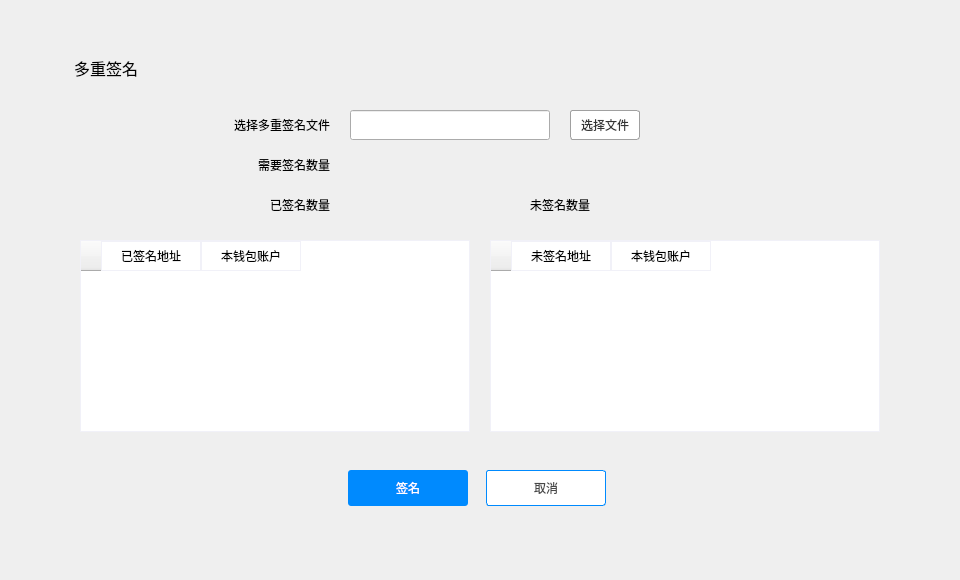
<?xml version="1.0" encoding="UTF-8"?>
<ui version="4.0">
 <class>MultiSigDialog</class>
 <widget class="QDialog" name="MultiSigDialog">
  <property name="geometry">
   <rect>
    <x>0</x>
    <y>0</y>
    <width>960</width>
    <height>580</height>
   </rect>
  </property>
  <property name="windowTitle">
   <string>Dialog</string>
  </property>
  <widget class="QWidget" name="widget" native="true">
   <property name="geometry">
    <rect>
     <x>0</x>
     <y>0</y>
     <width>960</width>
     <height>580</height>
    </rect>
   </property>
   <property name="font">
    <font>
     <family>微软雅黑</family>
    </font>
   </property>
   <widget class="QWidget" name="containerWidget" native="true">
    <property name="geometry">
     <rect>
      <x>50</x>
      <y>40</y>
      <width>860</width>
      <height>500</height>
     </rect>
    </property>
    <property name="font">
     <font>
      <family>微软雅黑</family>
     </font>
    </property>
    <widget class="QToolButton" name="cancelBtn">
     <property name="geometry">
      <rect>
       <x>436</x>
       <y>430</y>
       <width>120</width>
       <height>36</height>
      </rect>
     </property>
     <property name="font">
      <font>
       <family>微软雅黑</family>
      </font>
     </property>
     <property name="cursor">
      <cursorShape>PointingHandCursor</cursorShape>
     </property>
     <property name="focusPolicy">
      <enum>Qt::NoFocus</enum>
     </property>
     <property name="styleSheet">
      <string notr="true">QToolButton{background-color:#ffffff;color:#484848;border:1px solid rgb(0,138,254);border-radius:3px;}
QToolButton:hover{color:rgb(0,138,254);}</string>
     </property>
     <property name="text">
      <string>取消</string>
     </property>
    </widget>
    <widget class="QLabel" name="contactLabel2">
     <property name="geometry">
      <rect>
       <x>24</x>
       <y>17</y>
       <width>171</width>
       <height>21</height>
      </rect>
     </property>
     <property name="font">
      <font>
       <family>微软雅黑</family>
       <pointsize>12</pointsize>
      </font>
     </property>
     <property name="styleSheet">
      <string notr="true"/>
     </property>
     <property name="text">
      <string>多重签名</string>
     </property>
    </widget>
    <widget class="QToolButton" name="okBtn">
     <property name="geometry">
      <rect>
       <x>298</x>
       <y>430</y>
       <width>120</width>
       <height>36</height>
      </rect>
     </property>
     <property name="font">
      <font>
       <family>微软雅黑</family>
      </font>
     </property>
     <property name="cursor">
      <cursorShape>PointingHandCursor</cursorShape>
     </property>
     <property name="focusPolicy">
      <enum>Qt::NoFocus</enum>
     </property>
     <property name="styleSheet">
      <string notr="true">QToolButton{background-color:rgb(0,138,254);color:#ffffff;border:none;border-radius:3px;}
QToolButton:hover{background-color:rgb(10,148,254);}
QToolButton:disabled{background-color:#cecece;}</string>
     </property>
     <property name="text">
      <string>签名</string>
     </property>
    </widget>
    <widget class="QLabel" name="label">
     <property name="geometry">
      <rect>
       <x>80</x>
       <y>70</y>
       <width>200</width>
       <height>30</height>
      </rect>
     </property>
     <property name="text">
      <string>选择多重签名文件</string>
     </property>
     <property name="alignment">
      <set>Qt::AlignRight|Qt::AlignTrailing|Qt::AlignVCenter</set>
     </property>
    </widget>
    <widget class="QLineEdit" name="pathLineEdit">
     <property name="geometry">
      <rect>
       <x>300</x>
       <y>70</y>
       <width>200</width>
       <height>30</height>
      </rect>
     </property>
    </widget>
    <widget class="QLabel" name="label_3">
     <property name="geometry">
      <rect>
       <x>160</x>
       <y>110</y>
       <width>120</width>
       <height>30</height>
      </rect>
     </property>
     <property name="text">
      <string>需要签名数量</string>
     </property>
     <property name="alignment">
      <set>Qt::AlignRight|Qt::AlignTrailing|Qt::AlignVCenter</set>
     </property>
    </widget>
    <widget class="QLabel" name="requireCountLabel">
     <property name="geometry">
      <rect>
       <x>300</x>
       <y>110</y>
       <width>60</width>
       <height>30</height>
      </rect>
     </property>
     <property name="text">
      <string/>
     </property>
     <property name="alignment">
      <set>Qt::AlignLeading|Qt::AlignLeft|Qt::AlignVCenter</set>
     </property>
    </widget>
    <widget class="QTableWidget" name="signedTableWidget">
     <property name="geometry">
      <rect>
       <x>30</x>
       <y>200</y>
       <width>390</width>
       <height>192</height>
      </rect>
     </property>
     <property name="styleSheet">
      <string notr="true">QTableWidget{border: 1px solid rgb(241,241,248);gridline-color: rgb(241,241,248)}
QHeaderView{background-color:white;min-height:30;min-width:20;}
QHeaderView::section{background-color: white;border: 1px solid rgb(241,241,248);
font: 12px &quot;微软雅黑&quot;;}</string>
     </property>
     <column>
      <property name="text">
       <string>已签名地址</string>
      </property>
     </column>
     <column>
      <property name="text">
       <string>本钱包账户</string>
      </property>
     </column>
    </widget>
    <widget class="QTableWidget" name="unsignedTableWidget">
     <property name="geometry">
      <rect>
       <x>440</x>
       <y>200</y>
       <width>390</width>
       <height>192</height>
      </rect>
     </property>
     <property name="styleSheet">
      <string notr="true">QTableWidget{border: 1px solid rgb(241,241,248);gridline-color: rgb(241,241,248)}
QHeaderView{background-color:white;min-height:30;min-width:20;}
QHeaderView::section{background-color: white;border: 1px solid rgb(241,241,248);
font: 12px &quot;微软雅黑&quot;;}</string>
     </property>
     <column>
      <property name="text">
       <string>未签名地址</string>
      </property>
     </column>
     <column>
      <property name="text">
       <string>本钱包账户</string>
      </property>
     </column>
    </widget>
    <widget class="QLabel" name="label_4">
     <property name="geometry">
      <rect>
       <x>160</x>
       <y>150</y>
       <width>120</width>
       <height>30</height>
      </rect>
     </property>
     <property name="text">
      <string>已签名数量</string>
     </property>
     <property name="alignment">
      <set>Qt::AlignRight|Qt::AlignTrailing|Qt::AlignVCenter</set>
     </property>
    </widget>
    <widget class="QLabel" name="signedCountLabel">
     <property name="geometry">
      <rect>
       <x>300</x>
       <y>150</y>
       <width>120</width>
       <height>30</height>
      </rect>
     </property>
     <property name="text">
      <string/>
     </property>
     <property name="alignment">
      <set>Qt::AlignLeading|Qt::AlignLeft|Qt::AlignVCenter</set>
     </property>
    </widget>
    <widget class="QLabel" name="unsignedCountLabel">
     <property name="geometry">
      <rect>
       <x>570</x>
       <y>150</y>
       <width>120</width>
       <height>30</height>
      </rect>
     </property>
     <property name="text">
      <string/>
     </property>
     <property name="alignment">
      <set>Qt::AlignLeading|Qt::AlignLeft|Qt::AlignVCenter</set>
     </property>
    </widget>
    <widget class="QLabel" name="label_5">
     <property name="geometry">
      <rect>
       <x>420</x>
       <y>150</y>
       <width>120</width>
       <height>30</height>
      </rect>
     </property>
     <property name="text">
      <string>未签名数量</string>
     </property>
     <property name="alignment">
      <set>Qt::AlignRight|Qt::AlignTrailing|Qt::AlignVCenter</set>
     </property>
    </widget>
    <widget class="QLabel" name="tipLabel">
     <property name="geometry">
      <rect>
       <x>360</x>
       <y>110</y>
       <width>500</width>
       <height>30</height>
      </rect>
     </property>
     <property name="text">
      <string/>
     </property>
     <property name="alignment">
      <set>Qt::AlignLeading|Qt::AlignLeft|Qt::AlignVCenter</set>
     </property>
    </widget>
    <widget class="QPushButton" name="chooseFileBtn">
     <property name="geometry">
      <rect>
       <x>520</x>
       <y>70</y>
       <width>70</width>
       <height>30</height>
      </rect>
     </property>
     <property name="font">
      <font>
       <family>微软雅黑</family>
      </font>
     </property>
     <property name="cursor">
      <cursorShape>PointingHandCursor</cursorShape>
     </property>
     <property name="styleSheet">
      <string notr="true">QPushButton{border:1px solid rgb(160,160,160);
border-radius:3px;
background-color: rgb(255, 255, 255);
color: rgb(53, 53, 53);
}
QPushButton::hover{color: rgb(153, 153, 153);}</string>
     </property>
     <property name="text">
      <string>选择文件</string>
     </property>
    </widget>
   </widget>
  </widget>
 </widget>
 <resources/>
 <connections/>
</ui>
